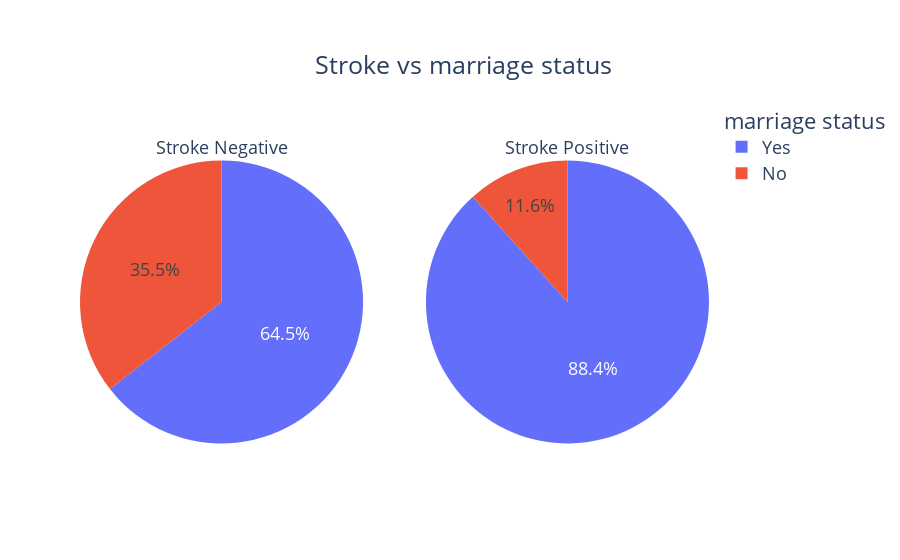

Notebook code for this chart:
### Code cell
counts0 = Counter(df[df['stroke']==0]['ever_married'])
counts1 = Counter(df[df['stroke']==1]['ever_married'])
fig = make_subplots(rows=1, cols=2, specs=[[{"type": "pie"}, {"type": "pie"}]])

fig.add_trace(graph_objects.Pie(
     values=[item[1] for item in sorted(counts0.items())],
     labels=[item[0] for item in sorted(counts0.items())],
     domain=dict(x=[0, 0.5]),
     name="Stroke Negative",title='Stroke Negative'), 
     row=1, col=1)

fig.add_trace(graph_objects.Pie(
     values=[item[1] for item in sorted(counts1.items())],
     labels=[item[0] for item in sorted(counts1.items())],
     domain=dict(x=[0.5, 1.0]),
     name="Stroke Positive",title='Stroke Positive'),
    row=1, col=2)

fig.update_layout(
    title={'text':'Stroke vs marriage status','xanchor':'left','yanchor': 'top','y':0.9,'x':0.35},
    xaxis_title="X Axis Title",
    yaxis_title="Y Axis Title",
    legend_title="marriage status",
    font=dict(size=18)
)

fig.show()

### Figure 1 — Plotly figure (JSON) as saved in the notebook; plotly's stock layout.template omitted (floating-point values rounded to 4 significant figures)
{"data": [{"domain": {"x": [0, 0.45], "y": [0, 1]}, "labels": ["No", "Yes"], "name": "Stroke Negative", "title": {"text": "Stroke Negative"}, "type": "pie", "values": [1728, 3133]}, {"domain": {"x": [0.55, 1], "y": [0, 1]}, "labels": ["No", "Yes"], "name": "Stroke Positive", "title": {"text": "Stroke Positive"}, "type": "pie", "values": [29, 220]}], "layout": {"font": {"size": 18}, "legend": {"title": {"text": "marriage status"}}, "title": {"text": "Stroke vs marriage status", "x": 0.35, "xanchor": "left", "y": 0.9, "yanchor": "top"}, "xaxis": {"title": {"text": "X Axis Title"}}, "yaxis": {"title": {"text": "Y Axis Title"}}}}
